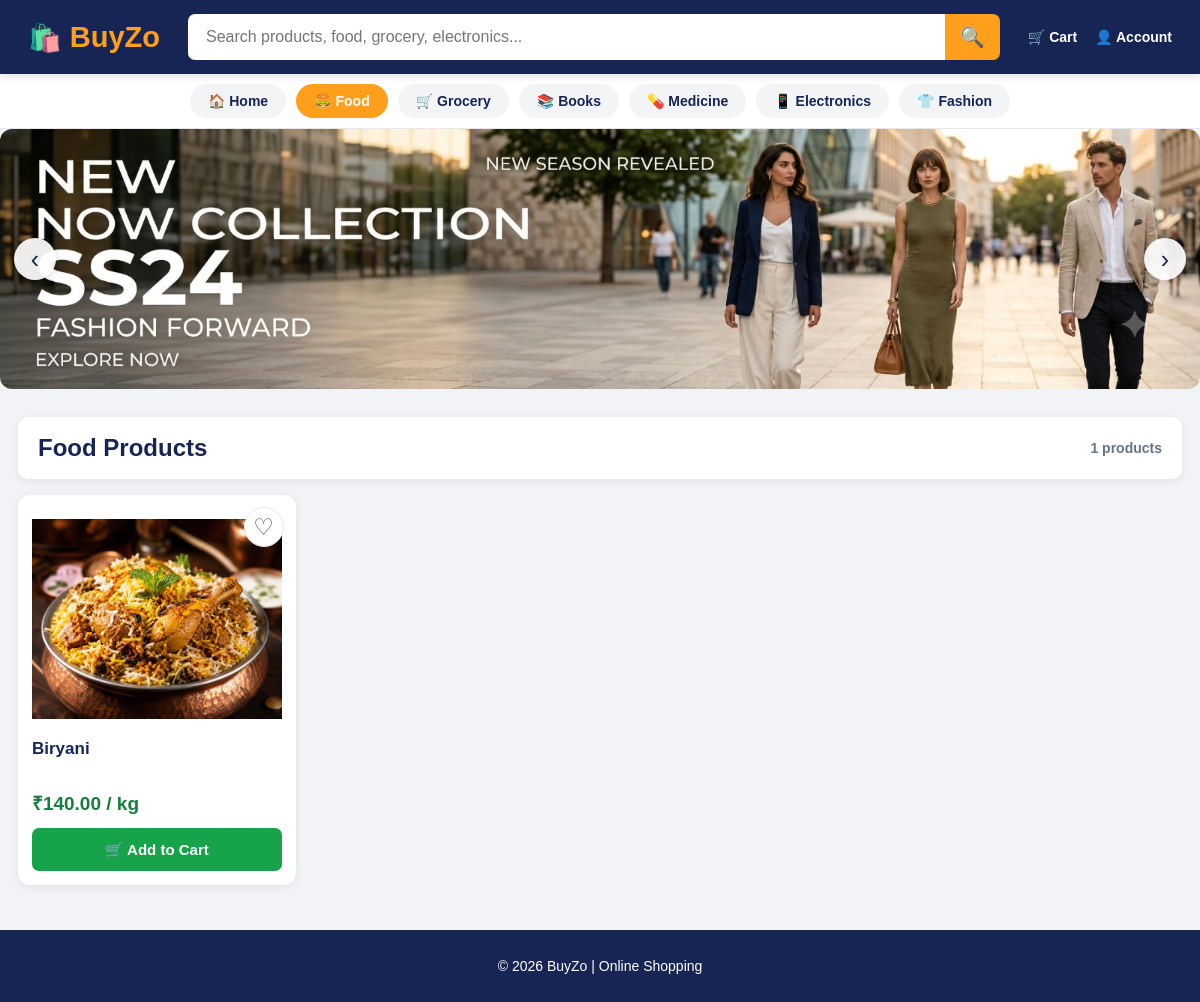
The page /home/?category=Food on the database its author committed.
### store/models.py (models this page shows, shortened)
class Banner(models.Model):
    CATEGORY_CHOICES = [
        ("Food", "Food"),
        ("Grocery", "Grocery"),
        ("Medicine", "Medicine"),
        ("Books", "Books"),
        ("Electronics", "Electronics"),
        ("Fashion", "Fashion"),
    ]
    title = models.CharField(
        max_length=100
    )
    category = models.CharField(
        max_length=50
    )
    image = models.ImageField(
        upload_to="banners/"
    )
    is_active = models.BooleanField(
        default=True
    )
    display_order = models.PositiveIntegerField(
        default=1
    )

class Product(models.Model):
    CATEGORY_CHOICES = [
        ("Food", "Food"),
        ("Grocery", "Grocery"),
        ("Books", "Books"),
        ("Medicine", "Medicine"),
        ("Electronics", "Electronics"),
        ("Fashion", "Fashion"),
    ]
    name = models.CharField(
        max_length=150
    )
    category = models.CharField(
        max_length=50,
        choices=CATEGORY_CHOICES
    )
    price = models.DecimalField(
        max_digits=10,
        decimal_places=2
    )
    quantity = models.CharField(
        max_length=20,
        default="1 kg"
    )
    image = models.ImageField(
        upload_to="products/",
        blank=True,
        null=True
    )

### store/views.py (the view, shortened to what this page needs)
def home(request):
    customer = get_customer(request)
    products = Product.objects.all().order_by("-id")
    banners = Banner.objects.filter(
        is_active=True
    ).order_by(
        "display_order",
        "-id"
    )
    category = request.GET.get(
        "category"
    )
    if category:
        products = products.filter(
            category=category
        )
    search = request.GET.get(
        "search"
    )
    wishlist_product_ids = []
    return render(
        request,
        "store/home.html",
        {
            "customer": customer,
            "products": products,
            "banners": banners,
            "wishlist_product_ids": wishlist_product_ids,
            "search": search,
            "category": category,
        }
    )

### store/views.py (called while the page is built, shortened)
def get_customer(request):
    customer_id = request.session.get("customer_id")
    if not customer_id:
        return None

### templates/store/home.html (shortened to what this page needs)
<!DOCTYPE html>
<html lang="en">
<head>
</head>
<body>
<header class="header">
    <a
        href="{% url 'home' %}"
        class="logo"
    >
        <span class="logo-icon">🛍️</span>
        BuyZo
    </a>
    <form
        method="GET"
        action="{% url 'home' %}"
        class="search-form"
    >
        <input
            type="text"
            name="search"
            value="{{ search|default:'' }}"
            class="search-box"
            placeholder="Search products, food, grocery, electronics..."
            autocomplete="off"
        >
        <button
            type="submit"
            class="search-button"
            title="Search"
        >
            🔍
        </button>
    </form>
    <div class="desktop-links">
        <a
            href="{% url 'cart' %}"
            class="desktop-link"
        >
            🛒 Cart
        </a>
        <a
            href="{% url 'account' %}"
            class="desktop-link"
        >
            👤 Account
        </a>
    </div>
</header>
<nav class="category-nav">
    <a
        href="{% url 'home' %}"
        class="category-btn {% if not category %}active{% endif %}"
    >
        🏠 Home
    </a>
    <a
        href="{% url 'home' %}?category=Food"
        class="category-btn {% if category == 'Food' %}active{% endif %}"
    >
        🍔 Food
    </a>
    <a
        href="{% url 'home' %}?category=Grocery"
        class="category-btn {% if category == 'Grocery' %}active{% endif %}"
    >
        🛒 Grocery
    </a>
    <a
        href="{% url 'home' %}?category=Books"
        class="category-btn {% if category == 'Books' %}active{% endif %}"
    >
        📚 Books
    </a>
    <a
        href="{% url 'home' %}?category=Medicine"
        class="category-btn {% if category == 'Medicine' %}active{% endif %}"
    >
        💊 Medicine
    </a>
    <a
        href="{% url 'home' %}?category=Electronics"
        class="category-btn {% if category == 'Electronics' %}active{% endif %}"
    >
        📱 Electronics
    </a>
    <a
        href="{% url 'home' %}?category=Fashion"
        class="category-btn {% if category == 'Fashion' %}active{% endif %}"
    >
        👕 Fashion
    </a>
</nav>
<main class="main-container">
    <section class="banner-section">
        <div
            class="banner-slider"
            id="bannerSlider"
        >
            {% if banners %}
                {% for banner in banners %}
                    <div
                        class="banner-slide {% if forloop.first %}active{% endif %}"
                    >
                        <a
                            href="{% url 'home' %}?category={{ banner.category|urlencode }}"
                            title="View {{ banner.category }} products"
                        >
                            <img
                                src="{{ banner.image.url }}"
                                alt="{{ banner.title }}"
                                onload="adjustBannerHeight()"
                            >
                        </a>
                    </div>
                {% endfor %}
                {% if banners|length > 1 %}
                    <button
                        type="button"
                        class="banner-arrow banner-prev"
                        onclick="previousBanner()"
                        aria-label="Previous banner"
                    >
                        ‹
                    </button>
                    <button
                        type="button"
                        class="banner-arrow banner-next"
                        onclick="nextBanner()"
                        aria-label="Next banner"
                    >
                        ›
                    </button>
                {% endif %}
            {% endif %}
        </div>
    </section>
    <section
        class="products-header"
        id="products"
    >
        <h2 class="products-title">
            {% if category %}
                {{ category }} Products
            {% elif search %}
                Search Results
            {% else %}
                🛍️ Today's Products
            {% endif %}
        </h2>
        <div class="products-count">
            {{ products|length }} products
        </div>
    </section>
    <section class="products-container">
        {% for product in products %}
        <article
            class="product"
            data-category="{{ product.category }}"
            data-name="{{ product.name|lower }}"
        >
            <form
                method="POST"
                action="{% url 'toggle_wishlist' product.pk %}"
                class="wishlist-form"
            >
                <button
                    type="submit"
                    class="wishlist-button {% if product.pk in wishlist_product_ids %}active{% endif %}"
                    title="Add to Wishlist"
                >
                    {% if product.pk in wishlist_product_ids %}
                        ♥️
                    {% else %}
                        ♡
                    {% endif %}
                </button>
            </form>
            <a
                href="{% url 'product_detail' product.pk %}"
                class="product-image-link"
            >
                {% if product.image %}
                    <img
                        src="{{ product.image.url }}"
                        alt="{{ product.name }}"
                        class="product-image"
                        loading="lazy"
                    >
                {% endif %}
            </a>
            <h3 class="product-name">
                {{ product.name }}
            </h3>
            <div class="price">
                ₹{{ product.price }}
                {% if product.category == "Grocery" or product.category == "Food" %}
                    / kg
                {% endif %}
            </div>
            <form
                method="POST"
                action="{% url 'add_to_cart' product.pk %}"
            >
                <button
                    type="submit"
                    class="add-cart"
                >
                    🛒 Add to Cart
                </button>
            </form>
        </article>
        {% endfor %}
    </section>
    <footer class="footer">
        © 2026 BuyZo | Online Shopping
    </footer>
</main>
</body>
</html>

### rows shown on the page
Banner: image (picture)
Product: category "Food", image (picture), name "Biryani", price "140.00", shows "/ kg"

### other values the page prints
{{ products|length }} "1"
